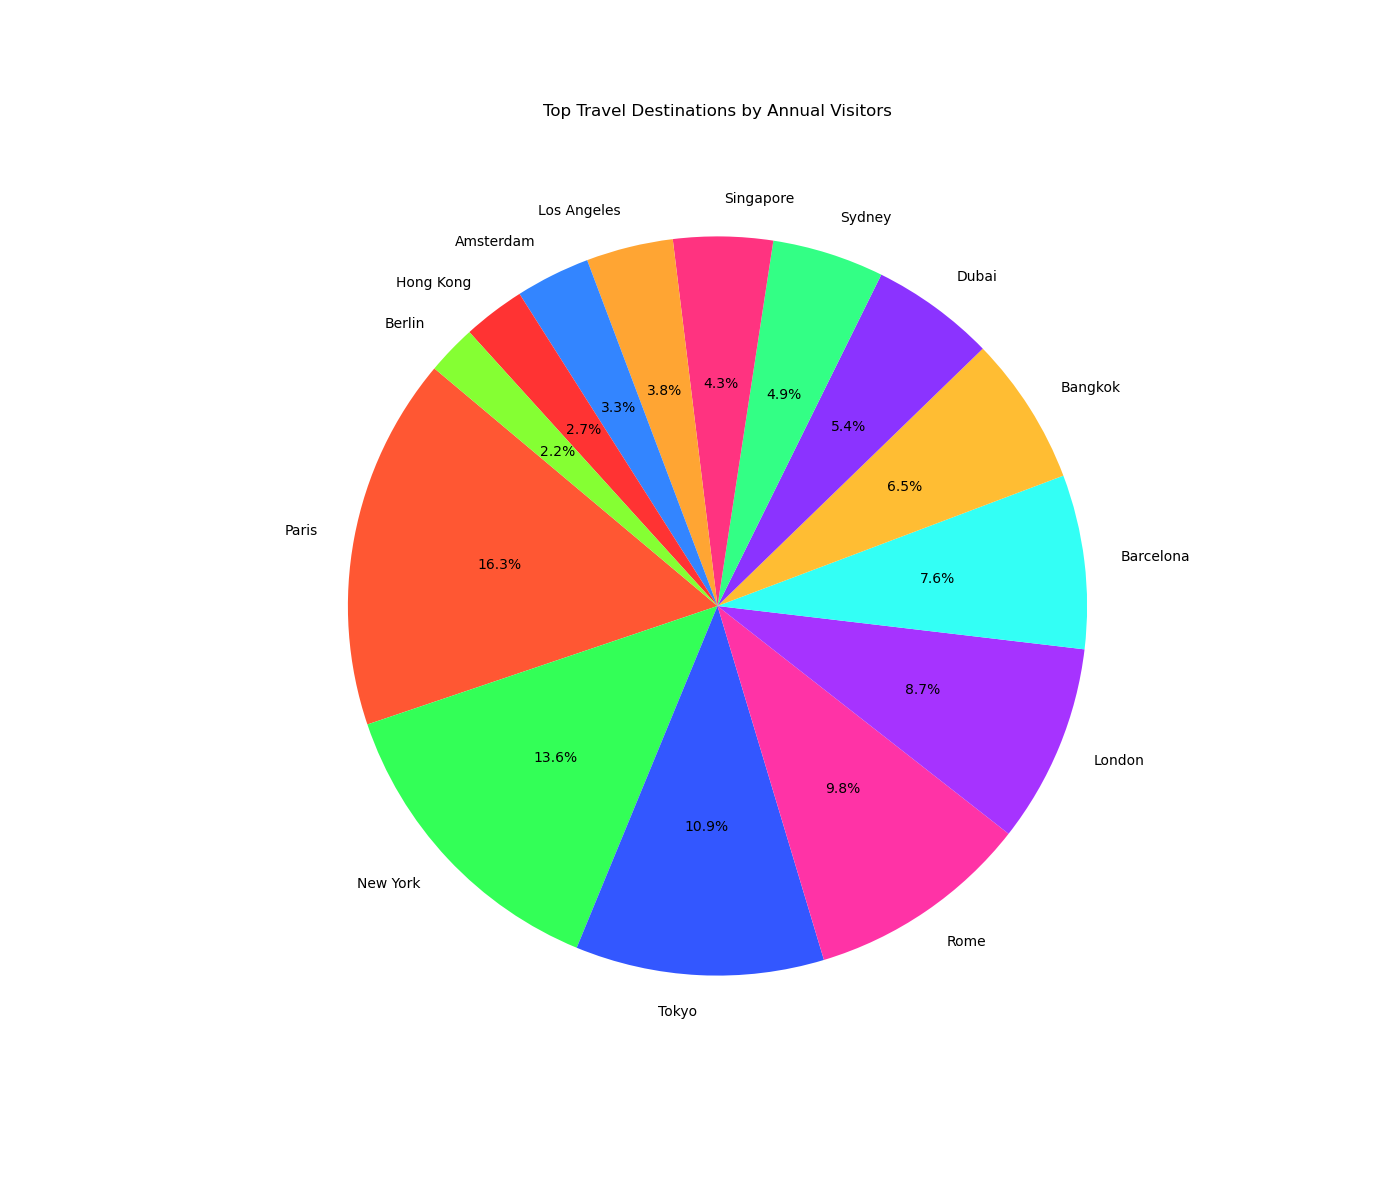

Generate this figure with Python:

import matplotlib.pyplot as plt

# Data
destinations = [
    'Paris', 'New York', 'Tokyo', 'Rome', 'London', 
    'Barcelona', 'Bangkok', 'Dubai', 'Sydney', 
    'Singapore', 'Los Angeles', 'Amsterdam', 
    'Hong Kong', 'Berlin'
]
visitors = [300, 250, 200, 180, 160, 140, 120, 100, 90, 80, 70, 60, 50, 40]
colors = [
    '#FF5733', '#33FF57', '#3357FF', '#FF33A6', '#A633FF', 
    '#33FFF5', '#FFBD33', '#8B33FF', '#33FF85', '#FF3380', 
    '#FFA533', '#3385FF', '#FF3333', '#85FF33'
]

# Create a pie chart
plt.figure(figsize=(14, 12))  # Adjusting the size of the pie chart
plt.pie(visitors, labels=destinations, colors=colors, startangle=140, autopct='%1.1f%%')

# Title of the pie chart
plt.title('Top Travel Destinations by Annual Visitors', pad=20)

plt.show()
